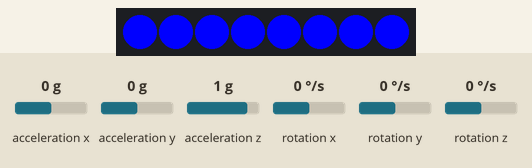
Bench run of a sketch on a simulated Arduino Nano 33 IoT. Shown: 8 RGB LEDs in strip order, left to right. Inputs (shaded band) come from the test bench; at power-on: rotation z 0 °/s, acceleration x 0 g, acceleration y 0 g, acceleration z 1 g, rotation x 0 °/s, rotation y 0 °/s.

Above: at 0.6 s.
2.5 s: rotation z set to 100 °/s
At 3.7 s:
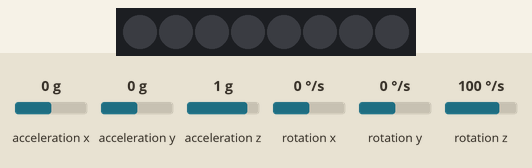
5.5 s: rotation z set to -192 °/s
Timing chart, 0 to 8.5 s (numbered marks = the images above; inputs shaded):
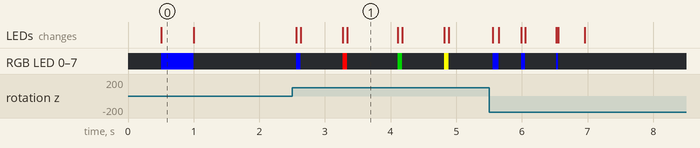

The sketch:

test1.ino
```cpp
#include <FastLED.h>
#include <Arduino_LSM6DS3.h>

// How many leds in your strip?
#define NUM_LEDS 8

// Pin for data to led strip
#define DATA_PIN 4

const bool debug = false;
const int debug_level = 1; //0 to 4
const bool use_led = true;

//the output from 1 gyro rotaion to 360 degrees
const int gyro_to_degree = 420;

//the number of adressible horizontal stripes of leds around the robot
const int bot_resolution = 50;

//the number of adressible radial led's per horizontal stripe
CRGB leds[NUM_LEDS];

//average LMU vals
float IMU_avg_vals[6] = {0,0,0,0,0,0}; //aX, aY, aZ, gX, g

struct stripe
{
   stripe()
   {
      int i = 0;

      for(i;i<NUM_LEDS;++i)
      {
        pixels[i] = CRGB::Black;
      }

      return;
   }

   CRGB pixels[NUM_LEDS];
};

//this class manages the virtual screens used for animations and backgrounds of the display.
class screen
{
  public:

    //input the resolution in number coulombs of the screen as well as the total coulombs stored
    screen(int resolution_in, int stored_in)
    {

      //sore inputs
      stored = stored_in;
      resolution = resolution_in;

      //make a new array of stripe structures of the total size of stored
      stripe* temp = new stripe[stored];

      //see if the new array is valid and stop the program if it is not
      while(temp == NULL)
      {
        Serial.println("Failed get memory for stripe array!");
        delay(2000);
      }

      //update the coulombs pointer
      coulombs = temp;

      return;
    }

    //get the pointer to the relevant stripe
    CRGB* get_columb(int c)
    {
      //if the input is invalid, return a blank stripe
      if(c >= resolution)
      {
        return blank_stripe.pixels;
      }

      //return the correct stripe
      return (coulombs[c]).pixels;
    }

    //set the indicated columb
    void set_columb(int c, CRGB columb_pixel[NUM_LEDS])
    {
      int i = 0;

      //if c is valid, update the corresponding strip
      if(c < stored)
      {
        for(i; i < NUM_LEDS; ++i)
        {
          (coulombs[c]).pixels[i] = columb_pixel[i];
        }
      }

      return;
    }

   private:
   stripe *coulombs; //pointer to the array of strips
   int resolution; //the number of strips that should be displayed at once
   int stored; //the total number of strips
   int scan_start = 0; //where the scan in stored starts for the desired resolution
   stripe blank_stripe; //the blank stripe for this screen (background)
};

//construct screens(class is a work in progress)
screen  main_screen(bot_resolution,bot_resolution);

//**********setup**********
void setup() {

  //generic counter var
  int i = 0;
  int j = 0;


  //**********General setup**********
  //add leds for the fast led library
    FastLED.addLeds<NEOPIXEL, DATA_PIN>(leds, NUM_LEDS);  // GRB ordering is assumed

  // start serial if debug is true
  if(debug)
  {
    //wait for serial to connect
    Serial.begin(9600);
    while (!Serial && debug) {}
  }

  //test for imu initialization
  if (!IMU.begin())
  {
    if(debug)
    {
      Serial.println("Failed to initialize IMU!");
    }

    // halt program
    while(true) {}
  }

  //**********Testing classes and LED's**********
  stripe TEST();

  screen TEST2(bot_resolution,bot_resolution);

  CRGB temp2[NUM_LEDS] = {CRGB::Blue,CRGB::Blue,CRGB::Blue,CRGB::Blue,CRGB::Blue,CRGB::Blue,CRGB::Blue,CRGB::Blue};

  CRGB* temp = TEST2.get_columb(1);

  for(i = 0; i < NUM_LEDS; ++i)
  {
    leds[i] = temp[i];
  }

  FastLED.show();


  delay(500);

  TEST2.set_columb(2,temp2);

  temp = TEST2.get_columb(2);

  for(i = 0; i < NUM_LEDS; ++i)
  {
    leds[i] = temp[i];
  }

  FastLED.show();

  delay(500);

  if(debug && Serial.println("Test Passed")){}

  FastLED.clear();  // clear all pixel data
  FastLED.show();

  //**********IMU setup**********
  //find imu static average values

  //IMU variables
  float IMUvals[6] = {0,0,0,0,0,0}; //aX, aY, aZ, gX, gY, gZ

  while(j < 100)
  {
    if (IMU.accelerationAvailable() && IMU.gyroscopeAvailable())
    {
      IMU.readAcceleration(IMUvals[0], IMUvals[1], IMUvals[2]);
      IMU.readGyroscope(IMUvals[3], IMUvals[4], IMUvals[5]);
      for(i=0; i < 6; ++i)
      {
        IMU_avg_vals[i] = IMU_avg_vals[i] + IMUvals[i];
      }
      ++j;
    }
  }
  for(i = 0; i < 6; ++i)
  {
    IMU_avg_vals[i] = IMU_avg_vals[i]/100;
    if(debug && Serial.println(IMU_avg_vals[i])) {}
  }

  //**********LED screen setup**********
  CRGB temp_blue[NUM_LEDS] = {CRGB::Blue,CRGB::Blue,CRGB::Blue,CRGB::Blue,CRGB::Blue,CRGB::Blue,CRGB::Blue,CRGB::Blue};
  CRGB temp_red[NUM_LEDS] = {CRGB::Red,CRGB::Red,CRGB::Red,CRGB::Red,CRGB::Red,CRGB::Red,CRGB::Red,CRGB::Red};
  CRGB temp_green[NUM_LEDS] = {CRGB::Green,CRGB::Green,CRGB::Green,CRGB::Green,CRGB::Green,CRGB::Green,CRGB::Green,CRGB::Green};
  CRGB temp_yellow[NUM_LEDS] = {CRGB::Yellow,CRGB::Yellow,CRGB::Yellow,CRGB::Yellow,CRGB::Yellow,CRGB::Yellow,CRGB::Yellow,CRGB::Yellow};

  main_screen.set_columb(0,temp_blue);
  main_screen.set_columb((bot_resolution/4)-1,temp_red);
  main_screen.set_columb((bot_resolution/2)-1,temp_green);
  main_screen.set_columb((bot_resolution/4*3)-1,temp_yellow);

  if(debug && Serial.println("Setup compleat")){}
}

//**********main loop**********
void loop() {

  //**********variable setup**********
  //record the start time at the beginning of each loop
  unsigned long Loop_start_time = micros();

  //generic counter var
  int i = 0;

  //imu variables
  float IMUvals[6] = {0,0,0,0,0,0}; //aX, aY, aZ, gX, gY, gZ
  float IMU_old_vals[6] = {0,0,0,0,0,0}; //aX, aY, aZ, gX, gY, gZ

  //simpsons 1/3 variables
  static int mid = 1;
  static float vals[3] = {0,0,0};
  static float integral = 0;
  static float velocity = 0;

  //time between measurements (should be based off of an internal timer)
  static float delta_t = .01;

  float screen_step = 360/float(bot_resolution);
  static int screen_point = 0;

  static float degree = 0;


  //**********imu get**********

  //get raw IMU values
  if ( IMU.gyroscopeAvailable()) // IMU.accelerationAvailable() &&
  {
    //IMU.readAcceleration(IMUvals[0], IMUvals[1], IMUvals[2]);
    IMU.readGyroscope(IMUvals[3], IMUvals[4], IMUvals[5]);
    for(i=0;(i<6) && debug && debug_level < 1; ++i)
    {
      Serial.print(IMUvals[i]);
      Serial.print(" ");
    }

    if(debug && debug_level < 2 && Serial.println("*")) {}


    //**********signal conditioning**********

    //abstract static average values
    for(i = 0; i < 6; ++i)
    {
      IMUvals[i] = IMUvals[i] - IMU_avg_vals[i];
    }
    //fix gravity
    IMUvals[2] = IMUvals[2] + 1;

    //**********numerical integration**********
    //based off of simpsons 1/3 to find the approximate angle

    if(mid > 2)
    {
      mid = 0;
      vals[2] = IMUvals[5];
    }
    else if(mid == 0)
    {
      vals[0] = IMUvals[5];
    }
    else
    {
      vals[1] = IMUvals[5];
    }

    velocity = ((vals[0] + vals[1] + vals[2] + vals[mid])/2);

    ++mid;

  }

  integral = integral + velocity*delta_t;

  //**********integral to rad**********
  if (integral > gyro_to_degree)
  {
    integral -= gyro_to_degree;
  }
  else if ((gyro_to_degree+integral) < 0)
  {
    integral += gyro_to_degree;
  }

  //convert the integral to degree
  degree = float(360)/gyro_to_degree*integral;

  //debug outputs
  if(debug && debug_level < 3 && Serial.print(integral)) {Serial.print(" ");}
  if(debug && debug_level < 4 && Serial.println(degree)) {}

  // led code
  if(use_led)
  {
    if (degree-screen_step > screen_step*screen_point)
    {

      CRGB* temp = main_screen.get_columb(screen_point);

      for(i = 0; i< NUM_LEDS; ++i)
      {
        leds[i] = temp[i];
      }

      screen_point++;
      FastLED.show();

    }
    else if(screen_step*screen_point > (degree+screen_step))
    {
      screen_point = 0;
    }

      if(debug && debug_level < 3 && Serial.print("Screen point:"))
      {Serial.println(screen_point);}
  }

  //**********end loop**********
  //update the time of the loop based on the last loop
  delta_t = float(micros() - Loop_start_time)/1000000;

}
```

Measured:
- what the display in image 0 shows lasts 0.5 s, from 0.5 s to 1.0 s
- what the display in image 1 shows lasts 0.8 s, from 3.3 s to 4.1 s
